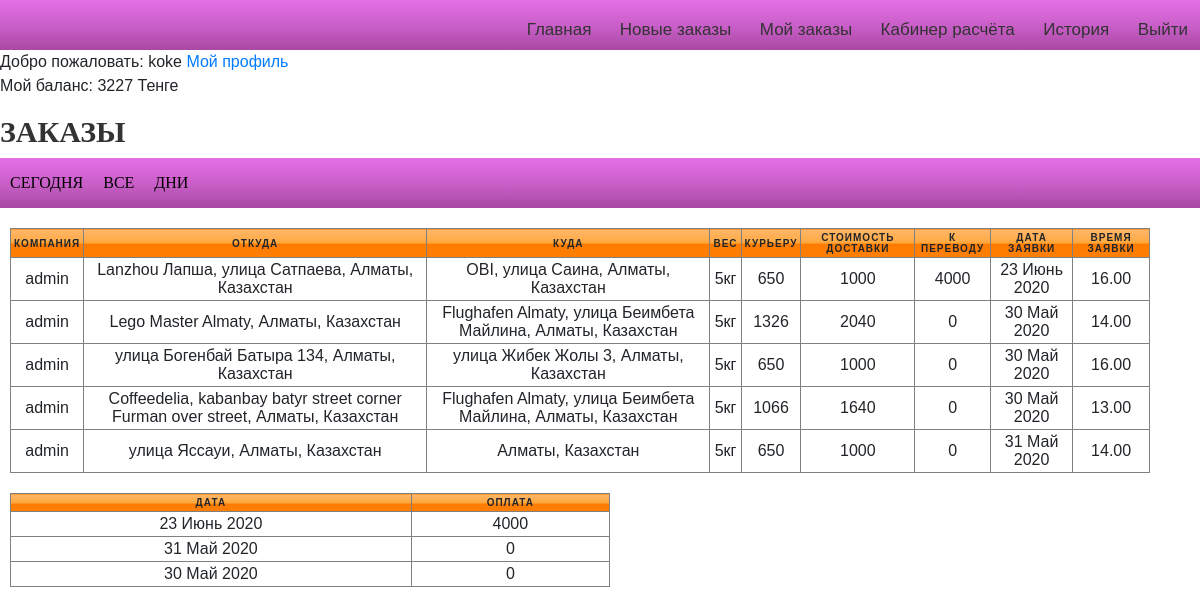
The page /curiers/private_curier_raschet/all (signed in) on the database its author committed.
### curier/models.py (models this page shows)
class Curier(models.Model):
	user = models.OneToOneField(settings.AUTH_USER_MODEL, on_delete=models.CASCADE,related_name="mycurier")
	first_name = models.CharField(max_length=255,default="")
	last_name = models.CharField(max_length=255, default="")
	photo =models.ImageField(upload_to='curiers/%y/%m/%d', blank=True)
	experience=models.IntegerField(blank=True, null=True)
	phone = models.IntegerField(null=False, blank=False)
	is_available=models.BooleanField(default=False)
	balance = models.DecimalField(decimal_places=0,max_digits=1000,default=0)

### Lallog/models.py (models this page shows)
class TestOrder(models.Model):
	client=models.ForeignKey(settings.AUTH_USER_MODEL,on_delete=models.CASCADE)
	marshrut=models.CharField(max_length=200)
	ves=models.DecimalField(decimal_places=0,max_digits=1000,default=10)
	from_address=models.CharField(max_length=200)
	from_phone=models.CharField(max_length=200)
	from_comment=models.CharField(max_length=200)
	to=models.CharField(max_length=200)
	to_phone=models.CharField(max_length=200)
	to_date=models.CharField(max_length=200,default="")
	to_date_until=models.CharField(max_length=200)
	to_comment=models.CharField(max_length=200)
	distance=models.DecimalField(decimal_places=0,max_digits=1000,default=10)
	itog=models.DecimalField(decimal_places=0,max_digits=1000,default=10)
	curier = models.ForeignKey(Curier,on_delete=models.CASCADE,default=None,related_name="choiced_curier",blank=True,null=True)
	nal=models.DecimalField(decimal_places=0,max_digits=1000,default=0)
	raschet=models.DecimalField(decimal_places=0,max_digits=1000,default=0)
	status = models.CharField(max_length=200,default="Ожидание")
	curier_money = models.DecimalField(decimal_places=0,max_digits=1000,default=0)
	success = models.BooleanField(default=True)
	created_date = models.DateTimeField(default=timezone.now)
	__original_curier = None
	def __init__(self,*args,**kwargs):
		print("Object was created")
		super(TestOrder,self).__init__(*args,**kwargs)
		self.__origin_curier = self.curier

### curier/views.py (the view, shortened to what this page needs)
# urls.py: path("private_curier_raschet/<str:day>",views.rashet_view,name="curier_rashet"),
def rashet_view(request,day):
	curier = request.user.mycurier
	orders_completed=None
	alldaysorders=curier.choiced_curier.all().filter(status="Доставлен").order_by("-created_date")
	if day=="all":
	    orders_completed = curier.choiced_curier.all().filter(status="Доставлен").order_by("-created_date")
	elif day=="yesterday":
		mydate1=datetime.date.today() - datetime.timedelta(days=1)
		mydate1=mydate1.strftime("%d %B")
		print(mydate1)
		orders_completed = curier.choiced_curier.all().filter(status="Доставлен",to_date=mydate1).order_by("-created_date")
	else:
	    orders_completed = curier.choiced_curier.all().filter(status="Доставлен",to_date=day).order_by("-created_date")
	mydata = list(orders_completed.values_list("to_date"))
	mydata1 = list(alldaysorders.values_list("to_date"))
	alldays=[]
	for i in mydata1:
	    alldays.append(i[0])
	alldays = set(alldays)
	days=[]
	for i in mydata:
	    days.append(i[0])
	days=set(days)
	analyze=[]
	for i in days:
	    order = orders_completed.filter(to_date=i)
	    sumi=0
	    for j in order:
	        sumi+=j.raschet
	    temp={
	    "day":i,
	    "sum":int(sumi)
	    }
	    analyze.append(temp)
	print(analyze)
	mydate= datetime.datetime.now()
	mydate1=datetime.date.today() + datetime.timedelta(days=1)
	ctx={
		"orders_completed":orders_completed,
		"analyze":analyze,
		"alldays":alldays,
		"today":mydate,
		"tomorrow":mydate1,
	}
	return render(request,"curiers/raschet.html",context=ctx)

### curier/templates/curiers/raschet.html (shortened to what this page needs)
{%extends 'curiers/base_curier.html' %} {%load static%} {%block title%} Личный кабиент Курьера 2{%endblock%} {%block content%}
<a href="{% url 'edit'%}">Мой профиль</a>
<p>Мой баланс: {{request.user.mycurier.balance}} Тенге</p>
<h2>Заказы</h2>
<nav class="raschet_kur" >
<ul >
    <li><a href="{% url 'curier_rashet' day='today'%}">Сегодня</a></li>
    <li ><a href="{% url 'curier_rashet' day='all'%}">Все</a></li>
    <li><a href="#">Дни</a>
    </li>
</ul>
</nav>
<div class="spisok">
<table  border="1" id="table_empty">
    <thead >
        <tr style="background-color: #BA55D3">
            <th>Компания</th>
            <th>Откуда</th>
            <th>Куда</th>
            <th>Вес</th>
            <th>Курьеру</th>
            <th>Стоимость доставки</th>
            <th>К переводу</th>
            <th>Дата заявки</th>
            <th>Время заявки</th>
        </tr>
    </thead>
    {%for i in orders_completed%}
    <tr >
        <td data-label="Компания">{{i.client}}</td>
        <td data-label="Откуда">{{i.from_address}}</td>
        <td data-label="Куда">{{i.to}}</td>
        <td data-label="Вес">{{i.ves}}кг</td>
        <td data-label="Курьеру">{{i.curier_money}}</td>
        <td data-label="Доставка">{{i.itog}}</td>
        <td data-label="К переводу">{{i.raschet}}</td>
        <td data-label="Дата">{{i.to_date}}</td>
        <td data-label="Ограничения">{{i.to_date_until}}</td>
    </tr>
    {%endfor%}
</table>
</div>
<div class="go_go_raschet">
<table  class="go_go" style="max-width: 600px; "  border="1" id="table_empty">
    <thead>
    <tr style="background-color: #BA55D3">
        <th>Дата</th>
        <th>Оплата</th>
    </tr>
    </thead>
    {%for i in analyze%}
    <tr style="">
        <td data-label="Дата">{{i.day}}</td>
        <td data-label="Оплата">{{i.sum}}</td>
    </tr>
    {%endfor%}
</table>
</div>
{%endblock content%}

### curier/templates/curiers/base_curier.html (shortened to what this page needs)
{% load static %}
<html lang="en">
<head>
    <link rel="stylesheet" href="https://use.fontawesome.com/releases/v5.8.2/css/all.css">
    <link rel="stylesheet" href="https://stackpath.bootstrapcdn.com/bootstrap/4.3.1/css/bootstrap.min.css">
    <link href="{% static 'css/style.css' %}" rel="stylesheet" />
</head>
<body>
    <div class="menu">
        <div class="links">
            {%if user.is_authenticated%}
            <a class="menu-item" href="{% url 'Home' %}">Главная</a>
            <a class="menu-item" href="{% url 'private_сurier2' %}">Новые заказы</a>
            <a class="menu-item" href="{% url 'private_сurier' %}">Мой заказы</a>
            <a class="menu-item" href="{% url 'curier_rashet' day='all'%}">Кабинер расчёта</a>
            <a class="menu-item" href="{% url 'curier_history' %}">История</a>
            <a class="menu-item" href="{% url 'user_logout' %}">Выйти</a> {%else%}
            <a class="menu-item" href="{% url 'user_login' %}">Авторизация</a> {%endif%}
        </div>
    </div>
    {%if user.is_authenticated%} Добро пожаловать: {{ user.username}} {%endif%} {%block content%} {%endblock content%}
</body>
</html>

### Lallog/static/css/style.css (style rules this page uses)
* { padding: 0; margin: 0; }
div { box-sizing: border-box; }
.raschet_kur { width: 100%; margin: 0 auto; }
.raschet_kur:before { content: ''; display: block; height: 50px; width: 100%; background: #e570e7; background: -moz-linear-gradient(top, #e570e7 0%, #c85ec7 53%, #a849a3 100%); background: -webkit-linear-gradient(top, #e570e7 0%,#c85ec7 53%,#a849a3 100%); background: linear-gradient(to bottom, #e570e7 0%,#c85ec7 53%,#a849a3 100%); filter: progid:DXImageTransform.Microsoft.gradient( startColorstr='#e570e7', endColorstr='#a849a3',GradientType=0 ); position: absolute; left:0; z-index: -1; }
.raschet_kur ul { margin: 0; padding: 0; list-style: none; height: 50px; }
.raschet_kur > ul { display: flex; justify-content: left; }
.raschet_kur ul li a { font-family: "Open+Sans"; color: black; display: block; height: 50px; padding: 0 10px; text-transform: uppercase; text-decoration: none; line-height: 50px; }
.spisok { margin-top: 20px; }
.go_go_raschet { margin-top: 20px; }
#table_empty { width: 95%; margin-left: 10px; }
#table_empty th { background: #ffb76b; background: -moz-linear-gradient(top, #ffb76b 0%, #ffa73d 50%, #ff7c00 51%, #ff7f04 100%); background: -webkit-linear-gradient(top, #ffb76b 0%,#ffa73d 50%,#ff7c00 51%,#ff7f04 100%); background: linear-gradient(to bottom, #ffb76b 0%,#ffa73d 50%,#ff7c00 51%,#ff7f04 100%); filter: progid:DXImageTransform.Microsoft.gradient( startColorstr='#ffb76b', endColorstr='#ff7f04',GradientType=0 ); }
table { width: 100%; margin:0; padding:0; border-collapse: collapse; border-spacing: 0; }
table tr { padding: 3px; }
table th, table td { padding: 3px; text-align: center; }
table th { text-transform: uppercase; font-size: 10px; letter-spacing: 1px; }
body { font-family: sans-serif; }
.menu { text-align: right; background: #e570e7; background: -moz-linear-gradient(top, #e570e7 0%, #c85ec7 53%, #a849a3 100%); background: -webkit-linear-gradient(top, #e570e7 0%,#c85ec7 53%,#a849a3 100%); background: linear-gradient(to bottom, #e570e7 0%,#c85ec7 53%,#a849a3 100%); filter: progid:DXImageTransform.Microsoft.gradient( startColorstr='#e570e7', endColorstr='#a849a3',GradientType=0 ); height: 50px; }
.menu-item { display: inline-block; color:#333; font-size: 17px; line-height: 30px; padding: 15px 12px; text-decoration: none; }
h2 { color: #333333; font-family: "Open+Sans"; font-size: 30px; font-weight: 700; text-transform: uppercase; margin-top: 10px; }

### rows shown on the page
TestOrder: client "admin", from_address "Lanzhou Лапша, улица Сатпаева, Алматы, Казахстан", to "OBI, улица Саина, Алматы, Казахстан", ves "5", curier_money "650", itog "1000", raschet "4000", to_date "23 Июнь 2020", to_date_until "16.00", day "23 Июнь 2020", sum "4000"
TestOrder: client "admin", from_address "Lego Master Almaty, Алматы, Казахстан", to "Flughafen Almaty, улица Беимбета Майлина, Алматы, Казахстан", ves "5", curier_money "1326", itog "2040", raschet "0", to_date "30 Май 2020", to_date_until "14.00"
TestOrder: client "admin", from_address "улица Богенбай Батыра 134, Алматы, Казахстан", to "улица Жибек Жолы 3, Алматы, Казахстан", ves "5", curier_money "650", itog "1000", raschet "0", to_date "30 Май 2020", to_date_until "16.00"
TestOrder: client "admin", from_address "Coffeedelia, kabanbay batyr street corner Furman over street, Алматы, Казахстан", to "Flughafen Almaty, улица Беимбета Майлина, Алматы, Казахстан", ves "5", curier_money "1066", itog "1640", raschet "0", to_date "30 Май 2020", to_date_until "13.00"
TestOrder: client "admin", from_address "улица Яссауи, Алматы, Казахстан", to "Алматы, Казахстан", ves "5", curier_money "650", itog "1000", raschet "0", to_date "31 Май 2020", to_date_until "14.00", day "31 Май 2020", sum "0"

### other values the page prints
{{ user.username }} "koke"
{{ request.user.mycurier.balance }} "3227"
{{ i.day }} "30 Май 2020"
{{ i.sum }} "0"
